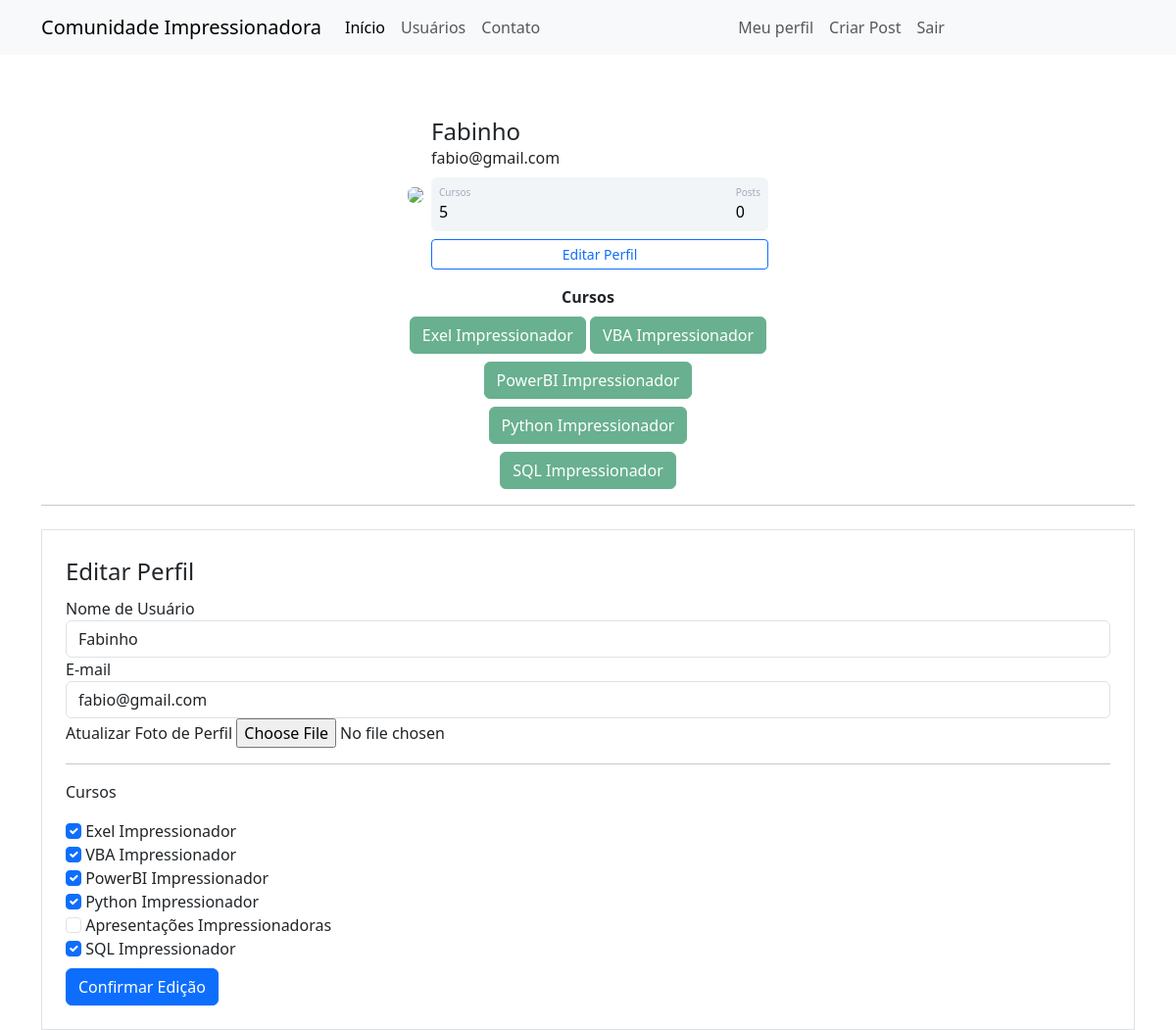
The page /perfil/editar (signed in) on the database its author committed.
### comunidadeimpressionadora/models.py (models this page shows)
class Usuario(database.Model, UserMixin):
    id = database.Column(database.Integer, primary_key=True)
    username = database.Column(database.String, nullable=False, unique=True) # Nullable mostra q esse campo sempre tem que ser preenchido
    email = database.Column(database.String, nullable=False, unique=True)
    senha = database.Column(database.String, nullable=False)
    foto_perfil = database.Column(database.String, default='default.jpg')
    posts = database.relationship('Post', backref='autor', lazy=True)
    curso = database.Column(database.String, nullable=False, default='Não Informado') # Default eh um valor padra oque vai ta predefinido no banco de dados

### comunidadeimpressionadora/routes.py (the view)
@app.route('/perfil/editar', methods=['GET', 'POST'])
@login_required
def editar_perfil():
    form = FormEditarPerfil()
    if form.validate_on_submit():
        current_user.email = form.email.data
        current_user.username = form.username.data
        if form.foto_perfil.data:
            nome_imagem = salvar_imagem(form.foto_perfil.data)
            current_user.foto_perfil = nome_imagem
        current_user.curso = atualizar_cursos(form)
        database.session.commit()
        flash('Perfil Atualizado com Sucesso!', 'alert-success')
        return redirect(url_for('perfil'))
    elif request.method == 'GET':
        form.username.data = current_user.username
        form.email.data = current_user.email
        for campo in form:
            if 'curso_' in campo.name:
                campo.checked = True if campo.label.text in current_user.curso else False
    foto_perfil = url_for('static', filename=f'fotos_perfil/{current_user.foto_perfil}')
    return render_template('editarperfil.html', foto_perfil=foto_perfil, form=form)

### comunidadeimpressionadora/forms.py (shortened to what this page needs)
class FormEditarPerfil(FlaskForm):
    username = StringField('Nome de Usuário', validators=[DataRequired(), Length(4, 20)])
    email = StringField('E-mail', validators=[DataRequired(), Email()])
    curso_exel = BooleanField('Exel Impressionador')
    curso_vba =  BooleanField('VBA Impressionador')
    curso_powerbi = BooleanField('PowerBI Impressionador')
    curso_python = BooleanField('Python Impressionador')
    curso_ppt = BooleanField('Apresentações Impressionadoras')
    curso_sql = BooleanField('SQL Impressionador')
    foto_perfil = FileField('Atualizar Foto de Perfil', validators=[FileAllowed(['jpg', 'png', 'jpeg'])])
    botao_submit_editarperfil = SubmitField('Confirmar Edição')

### comunidadeimpressionadora/models.py (called while the page is built)
@login_manager.user_loader
def load_usuario(id_usuario):
    return Usuario.query.get(int(id_usuario))

### comunidadeimpressionadora/templates/editarperfil.html (shortened to what this page needs)
{% extends 'perfil.html' %}
{% block form_editar_perfil %}
<div class="container">
        <hr>
        <div class="row">
            <div class="col">
                <form method="POST" action="" class="border p-4 mt-2" enctype="multipart/form-data">
                    <legend>Editar Perfil</legend>
                    <fieldset>
                        <div class="form-group">
                            {{ form.username.label(class="form-control-label") }}
                            {% if form.username.errors %}
                                {{ form.username(class="form-control is-invalid") }}
                            <div class="invalid-feedback">
                                {% for erro in form.username.errors %}
                                    {{ erro }}
                                {% endfor %}
                            </div>
                            {% else %}
                                {{ form.username(class="form-control") }}
                            {% endif %}
                        </div>
                        <div class="form-group">
                            {{ form.email.label(class="form-control-label") }}
                            {% if form.email.errors %}
                                {{ form.email(class="form-control is-invalid") }}
                            <div class="invalid-feedback">
                                {% for erro in form.email.errors %}
                                    {{ erro }}
                                {% endfor %}
                            </div>
                            {% else %}
                                {{ form.email(class="form-control") }}
                            {% endif %}
                        </div>
                        <div class="form-group">
                            {{ form.foto_perfil.label }}
                            {{ form.foto_perfil(class="form-control-file") }}
                        </div>
                        <hr>
                        <p>Cursos</p>
                        {% for campo in form  %}
                            {% if 'curso_' in campo.name %}
                                <div class="form-group">
                                      {{ campo(class="form-check-input") }}
                                      {{ campo.label(class="form-check-label") }}
                                </div>
                            {% endif %}
                        {% endfor %}
                    </fieldset>
                    {{ form.botao_submit_editarperfil(class="btn btn-primary mt-2") }}
                </form>
            </div>
        </div>
    </div>
{% endblock %}

### comunidadeimpressionadora/templates/perfil.html
{% extends 'base.html' %}
{% block body %}
    <div class="container mt-5 d-flex justify-content-center">
        <div class="card p-3">
            <div class="d-flex align-items-center">
                <div class="image pe-2"> <img src="{{ foto_perfil }}" class="rounded" width="200"> </div>
                <div class="ml-3 w-100">
                    <h4 class="mb-0 mt-0">{{ current_user.username }}</h4> <span>{{ current_user.email }}</span>
                    <div class="p-2 mt-2 bg-primary d-flex justify-content-between rounded text-white stats">
                        {% if current_user.curso in "Não Informado" %}
                            0
                        {% else %}
                            <div class="d-flex flex-column"> <span class="articles">Cursos</span> <span class="number1">{{ current_user.curso.count(';') + 1 }}</span> </div>
                        {% endif %}
                        <div class="d-flex flex-column"> <span class="rating">Posts</span> <span class="number3">0</span> </div>
                    </div>
                    <div class="button mt-2 d-flex flex-row align-items-center"><a class="w-100" href="{{ url_for('editar_perfil') }}"><button class="btn btn-sm btn-outline-primary w-100">Editar Perfil</button></a></div>
                </div>
            </div>
        </div>
    </div>
<div class="row justify-content-center">
    <div class="col-4" style="text-align: center;">
        <b>Cursos</b><br>
        {% for curso in current_user.curso.split(';') %}
            <button type="button" class="btn btn-success mt-2" disabled>{{ curso }}</button>
        {% endfor %}
    </div>
</div>
{% block form_editar_perfil %}
{% endblock %}
{% endblock %}

### comunidadeimpressionadora/static/main.css (style rules this page uses)
.card { width: 400px; border: none; border-radius: 10px; background-color: #fff }
.stats { background: #f2f5f8 !important; color: #000 !important }
.articles { font-size: 10px; color: #a1aab9 }
.number1 { font-weight: 500 }
.rating { font-size: 10px; color: #a1aab9 }
.number3 { font-weight: 500 }

### rows shown on the page
Usuario: username "Fabinho", email "fabio@gmail.com", curso "5"

### other values the page prints
{{ curso }} "Exel Impressionador" "VBA Impressionador" "PowerBI Impressionador" "Python Impressionador" "SQL Impressionador"
{{ campo.label(class="form-check-label") }} "Exel Impressionador" "VBA Impressionador" "PowerBI Impressionador" "Python Impressionador" "Apresentações Impressionadoras" "SQL Impressionador"
